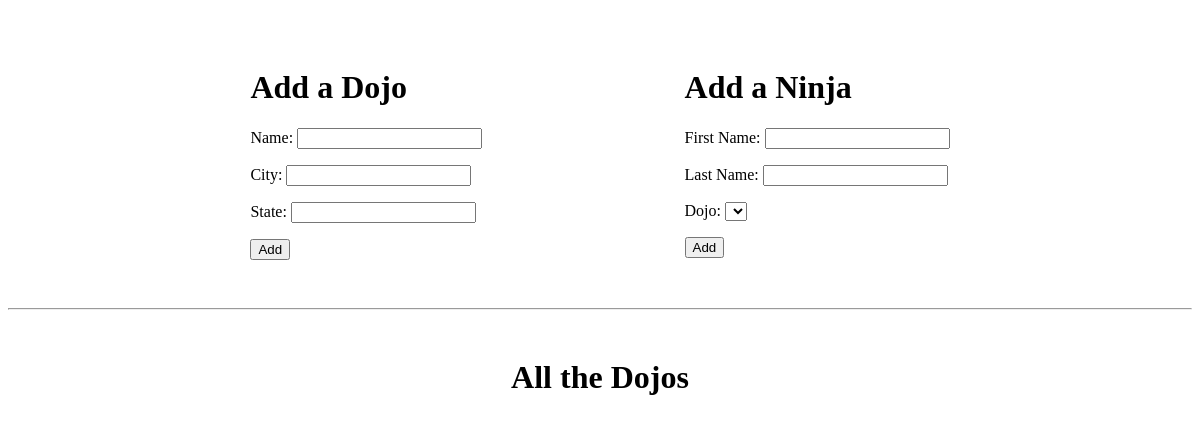
The app's page /, older data.
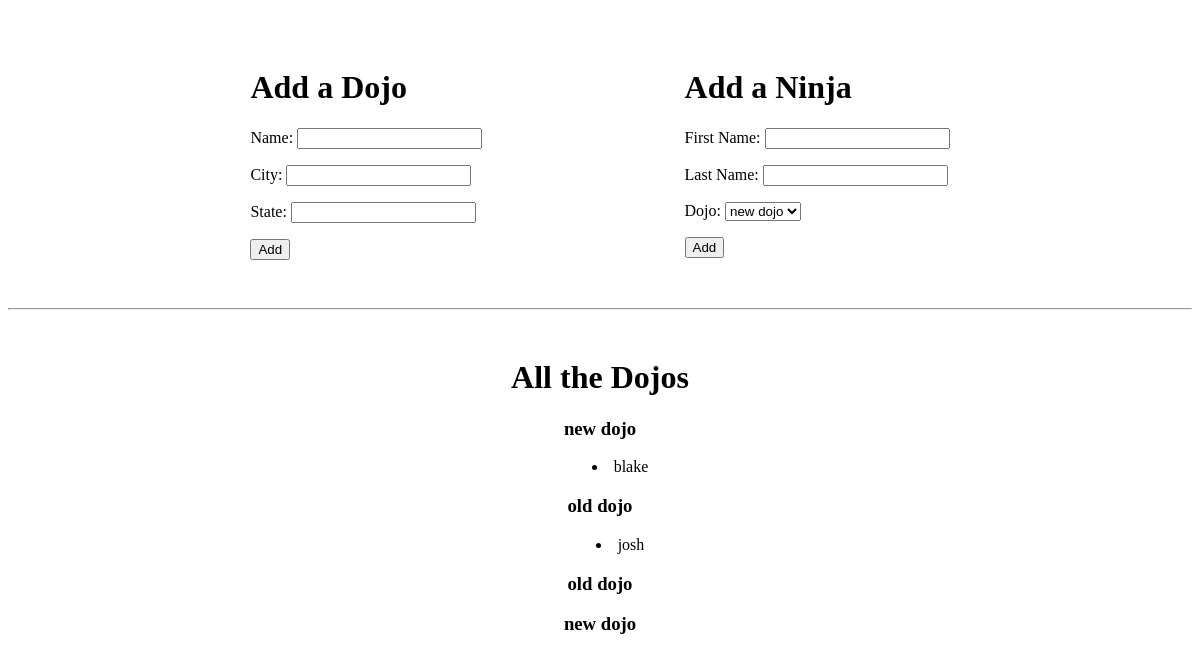
The same page, newer data.
### app_one/models.py (models this page shows)
class Dojo(models.Model):
    name = models.CharField(max_length = 45)
    city = models.CharField(max_length = 45)
    state = models.CharField(max_length = 45)
    created_at = models.DateTimeField(auto_now_add = True)
    updated_at = models.DateTimeField(auto_now = True)

class Ninja(models.Model):
    first_name = models.CharField(max_length = 45)
    last_name = models.CharField(max_length = 45)
    dojo = models.ForeignKey(Dojo, related_name="ninjas", on_delete=models.CASCADE)
    created_at = models.DateTimeField(auto_now_add = True)
    updated_at = models.DateTimeField(auto_now = True)

### app_one/views.py (the view)
# urls.py: path('', views.index),
def index(request):
    context = {
        "dojos": Dojo.objects.all(),
        "ninjas": Ninja.objects.all()
    }
    return render(request, "index.html", context)

### app_one/templates/index.html (shortened to what this page needs)
<!DOCTYPE html>
<html lang="en">
<head>
    {% load static %}
    <link rel="stylesheet" href="{% static 'css/style.css'%}">
</head>
<body>
    <div id="container">
        <div id="add_forms">
            <div id="dojo_form">
                <h1>Add a Dojo</h1>
                <form action="/create_dojo" method="post">
                    <p>
                        Name:
                        <input type="text" name="name" id="">
                    </p>
                    <p>
                        City:
                        <input type="text" name="city" id="">
                    </p>
                    <p>
                        State:
                        <input type="text" name="state" id="">
                    </p>
                    <button>Add</button>
                </form>
            </div>
            <div id="ninja_form">
                <h1>Add a Ninja</h1>
                <form action="/create_ninja" method="post">
                    <p>
                        First Name:
                        <input type="text" name="first_name" id="first_name">
                    </p>
                    <p>
                        Last Name:
                        <input type="text" name="last_name" id="last_name">
                    </p>
                    <p>
                        Dojo:
                        <select name="dojo">
                        {% for dojo in dojos %}
                            <option value="{{ dojo.id }}">{{ dojo.name }}</option>
                        {% endfor %}
                        </select>
                    </p>
                    <button>Add</button>
                </form>
            </div>
        </div>
        <hr>
        <div id="dojo_info">
            <h1>All the Dojos</h1>
            {% for dojo in dojos %}
            <h3>{{ dojo.name }}</h3>
            <ul>
                {% for ninja in dojo.ninjas.all %}
                <li> {{ ninja.first_name }}</li>
                {% endfor %}
            </ul>
            {% endfor %}
        </div>
    </div>
</body>
</html>

### app_one/static/css/style.css (style rules this page uses)
#add_forms { display: flex; justify-content: space-evenly; padding: 40px; }
#dojo_info { text-align: center; padding: 20px; }
ul { text-align: center; list-style-position: inside; }

Row changes from the older to the newer data that the page shows:
added Dojo: name "new dojo"
added Ninja: first_name "blake", shown under "new dojo"
added Dojo: name "old dojo"
added Ninja: first_name "josh", shown under "old dojo"
added Dojo: name "old dojo"
added Dojo: name "new dojo"
Text that changed along with them:
form field dojo: (not shown) → "new dojo"
